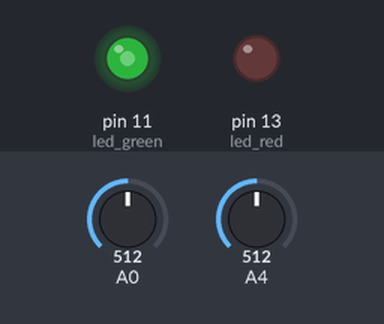
Recording of a sketch running on a simulated Arduino Uno, built with avr-gcc and run on an emulated ATmega328P. Parts: output pins drawn as LEDs (lit = HIGH). Inputs (shaded band) come from the test bench; at power-on: A0 = 512, A4 = 512.

Above: at 1.2 s.
1.3 s: A0 set to 306
2.8 s: A4 set to 900
At 3.7 s:
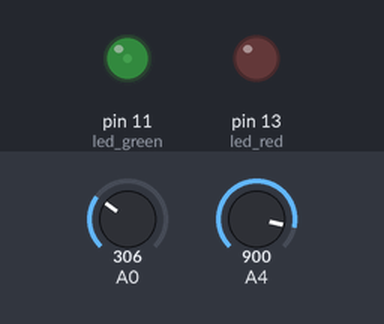
4.3 s: A4 set to 1023
At 4.9 s:
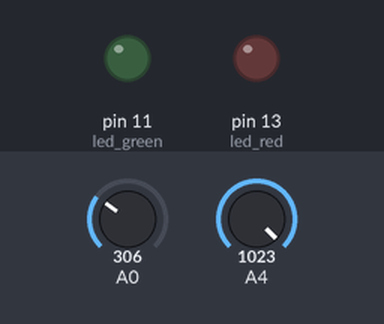
5.8 s: A0 set to 0
At 7.0 s:
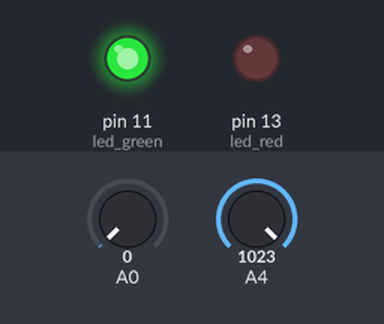
7.3 s: A0 set to 1010
At 8.3 s:
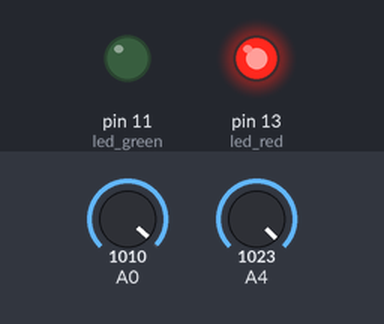
8.8 s: A4 set to 990
At 9.5 s:
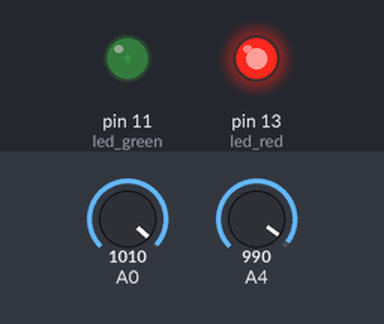
Timing chart, 0 to 11.3 s (numbered marks = the images above; inputs shaded):
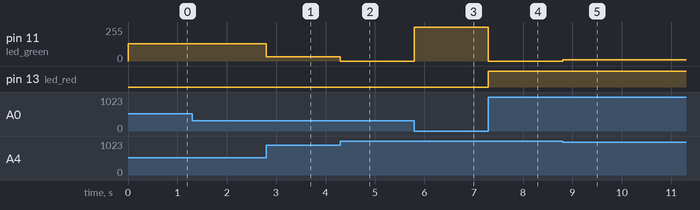

The sketch:

soilwater_ex01.ino
```cpp
int led_red = 13;
int led_green = 11;


void setup() {
  pinMode(led_red, OUTPUT);
  pinMode(led_green, OUTPUT);
}

void loop() {
  int soilwater = analogRead(A0);

  int value = map(analogRead(soilwater), 0, 1023, 0, 255);
  analogWrite(led_green, 255 - value);

  if(soilwater > 1000)
  {
    digitalWrite(led_red, HIGH);
  }
  else
  {
    digitalWrite(led_red, LOW);
  }
}
```

Measured:
- after the input at 2.8 s, pin 11 (led_green): 128/255 → 31/255 at once
- after the input at 4.3 s, pin 11 (led_green): 31/255 → 0/255 at once
- after the input at 5.8 s, pin 11 (led_green): 0/255 → 255/255 at once
- after the input at 7.3 s, pin 11 (led_green): 255/255 → 0/255 at once; pin 13 (led_red): LOW → HIGH at once
- after the input at 8.8 s, pin 11 (led_green): 0/255 → 9/255 at once
